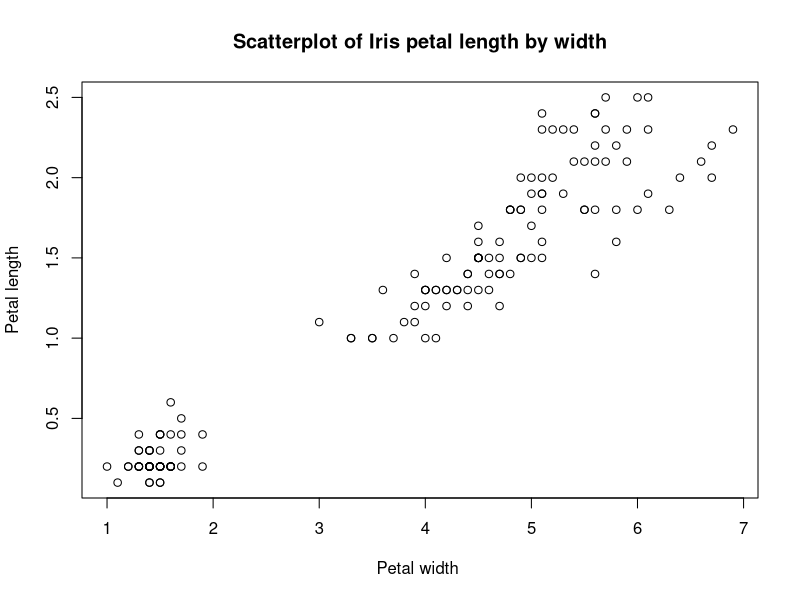

Source code (R):
## ---- chunk 1
iris.model <- function (x, y, p...) {

  response.variable <- c(1:length(response.variable))
  
  explanatory.variable <- c(1:length(explantory.variable))
  return(explanatory.variable)
  
  p=15
  
  t_test <- function(x,y) {
  result <- t.test(x, y, paired = TRUE, conf.level = 0.95)
  return (result)
}
  
  
}
## ---- chunk 2
data(iris)
## ---- chunk 3
plot(iris$Petal.Length, iris$Petal.Width, main="Scatterplot of Iris petal length by width",
   xlab="Petal width ", ylab="Petal length")
